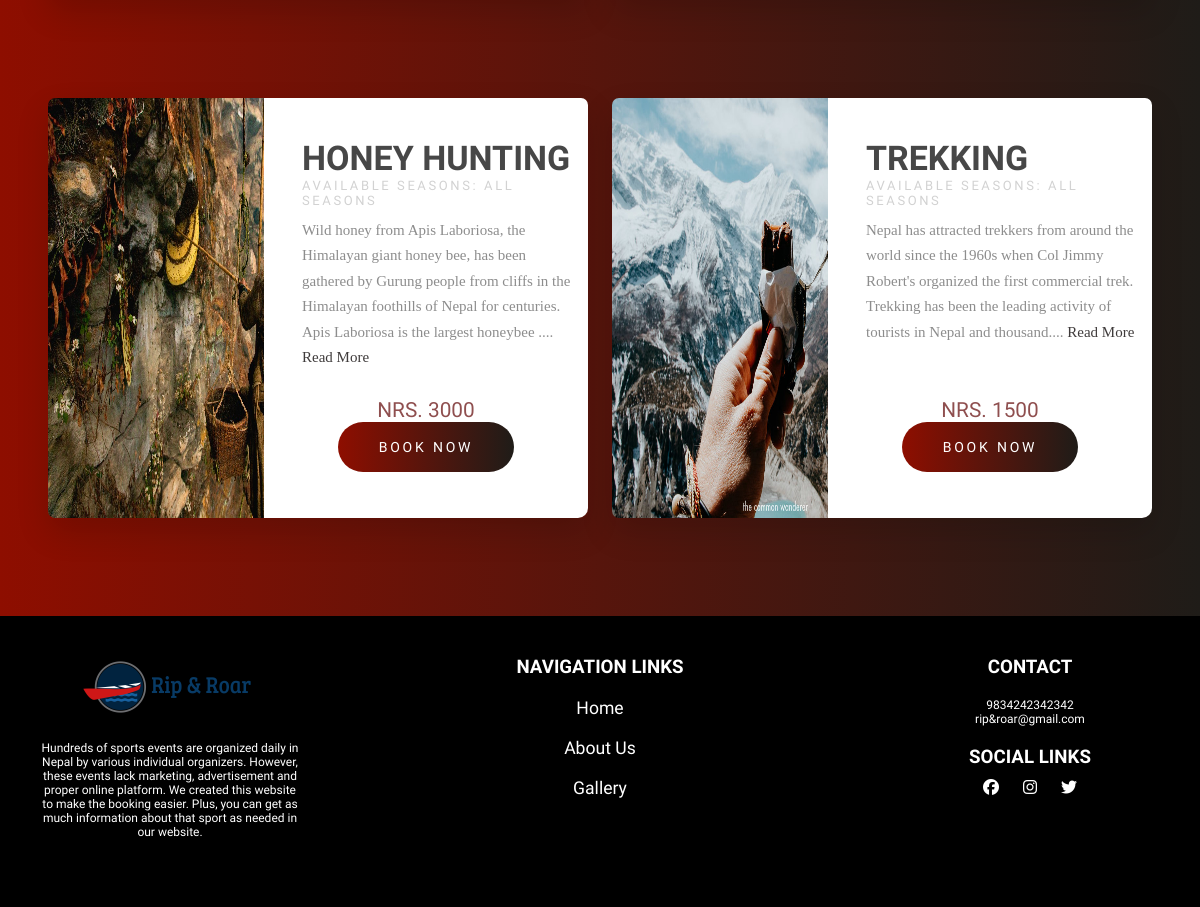
/explore.php (lower part), run on an earlier commit of the app's database.
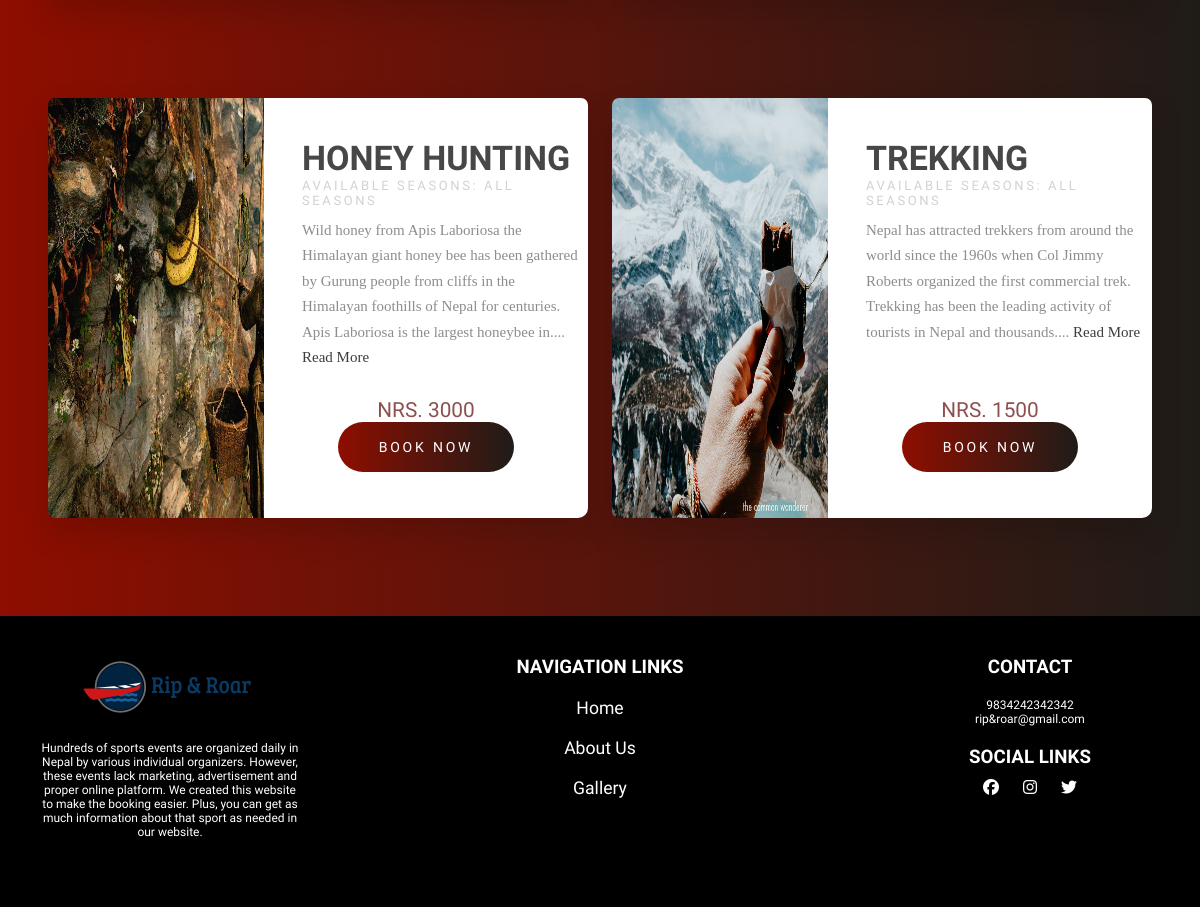
And on a later commit of the database.
### tables this page shows
CREATE TABLE `sport` (
  `sport_id` int(11) NOT NULL,
  `name` varchar(255) NOT NULL,
  `available_season` varchar(255) NOT NULL,
  `slot_duration` int(11) NOT NULL,
  `opening_time` time NOT NULL,
  `closing_time` time NOT NULL,
  `total_slots` int(11) NOT NULL,
  `max_slot_capacity` int(11) NOT NULL,
  `price` double NOT NULL,
  `thumbnail1` varchar(500) NOT NULL,
  `thumbnail2` varchar(500) NOT NULL,
  `thumbnail3` varchar(500) NOT NULL,
  `description` varchar(1000) NOT NULL
);

### includes/db.php (called while the page is built, shortened)
<?php
class DbConnection{
    private $host = 'localhost';
    private $username = 'root';
    private $password = '';
    private $database = 'rrdb';
    protected $connection;
    public function __construct(){
        if (!isset($this->connection)) {
            $this->connection = new mysqli($this->host, $this->username, $this->password, $this->database);
        }
        return $this->connection;
    }
}
?>

### includes/crud.php (called while the page is built, shortened)
<?php
     include_once "db.php";
     class CrudOperation extends DbConnection{
         public function fetch_all_table_data($table_name) {
            $array = [];
            $sql = "SELECT * FROM $table_name";
            $query = $this->connection->query($sql);
            while($row = mysqli_fetch_assoc($query)){
                $array[] = $row;
            }
            return $array;
         }
     }
     $crud = new CrudOperation;
?>

### explore.php (the view, shortened to what this page needs)
<?php include_once 'header.php'; ?>
    <div class="sportDisplay">
        <?php
            $sports = $crud->fetch_all_table_data('sport');
            foreach($sports as $sport) {
                ?>
                <div class="wrapper">
                    <div class="product-img">
                    <div class="img-wrapper"><img src="dbImages/sports/<?php echo $sport['thumbnail1'] ?>" height="420" width="327"></div>
                    </div>
                    <div class="product-info">
                        <div class="product-text">
                            <h1><?php echo strtoupper($sport['name']); ?></h1>
                            <h2>Available Seasons: <?php echo strtoupper($sport['available_season']); ?></h2>
                            <p><?php echo substr($sport['description'],0,200); ?>....
                                <a href="sport.php?sportId=<?php echo $sport['sport_id']; ?>"  >Read More</a>
                            </p>
                        </div>
                        <div class="product-price-btn">
                            <p><span>NRS. <?php echo strtoupper($sport['price']); ?></span></p>
                            <a href="sport.php?sportId=<?php echo $sport['sport_id']; ?>" onclick="">Book Now</a>
                        </div>
                    </div>
                </div>
                <?php
            }
            ?>
    </div>
<?php include_once 'footer.php'; ?>

What changed in the data, as far as the page shows it:
changed sport "HONEY HUNTING": description "Wild honey from Apis Laboriosa, the Himalayan giant honey bee, has been gathered by Gurung people from cliffs in the Himalayan foothills of Nepal for centuries. Apis Laboriosa is the largest honeybee" → "Wild honey from Apis Laboriosa the Himalayan giant honey bee has been gathered by Gurung people from cliffs in the Himalayan foothills of Nepal for centuries. Apis Laboriosa is the largest honeybee in"
changed sport "TREKKING": description "…1960s when Col Jimmy Robert's organized the first commercial trek. Trekking has been the leading activity of tourists in Nepal and thousand" → "…1960s when Col Jimmy Roberts organized the first commercial trek. Trekking has been the leading activity of tourists in Nepal and thousands"
